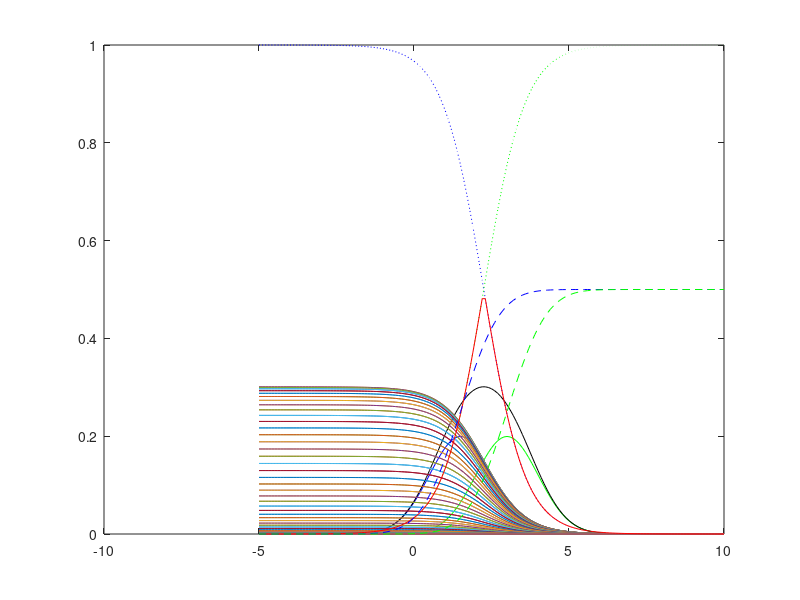

Reproduce this figure in MATLAB.
function[] =  abgabe3_bsp1_1()


% the given propabilitys
pw1 = 0.5;
pw2 = 1 - pw1;
scale = -5:0.1:10;

y11 = normcdf(scale,1.5,1);
y22 = normcdf(scale,3,1);
py11 = pw1 * y11;
py22 = pw2 * y22;

% calculate propabilitys
pxw1  = calc_pxw(pw1,scale,1.5,1);
pxw2  = calc_pxw(pw2,scale,3,1);
px =    calc_marginaldistribution(pxw1,pxw2);
post1 = calc_posterior(pxw1,px);
post2 = calc_posterior(pxw2,px);

% get error rates

% Conditional Error
cond = calc_conditionalerror(post1,post2);

errorrate1 = calc_errorrate(post1,px);


plot(scale,pxw1,'blue')
hold on
plot(scale,pxw2,'green')
hold on
plot(scale,px,'black')
hold on
plot(scale,post1,'blue:')
hold on
plot(scale,post2,'green:')
hold on
plot(scale,errorrate1);
%plot(scale,pw1-py11(:)+py22(:),'red--')
hold on
plot(scale,cond,'red')

plot(scale,py11,'blue--')
hold on
plot(scale,py22,'green--')
hold on

end

% calculate p(x | w_i) 
function pxw = calc_pxw(pw,scale,mean,sigma)
    pxw = normpdf(scale,mean,sigma) * pw;
end

% calculate marginal distribution p(x)
function marg = calc_marginaldistribution(pxw1,pxw2) 
    marg = pxw1+pxw2;
end

% calculates the posterior
function post = calc_posterior(pxw,px)
    post = pxw(:) ./ px(:);
end

function errorrate = calc_errorrate(post,px)
    errorrate = post.*px;
end

function errorrate = bayeserrorrate()
    
end

% calculates the conditional error rate
function errorrate = calc_conditionalerror(post1,post2)
    for i=1:length(post1)
        errorrate(i)=min([post1(i),post2(i)]);
    end
end





